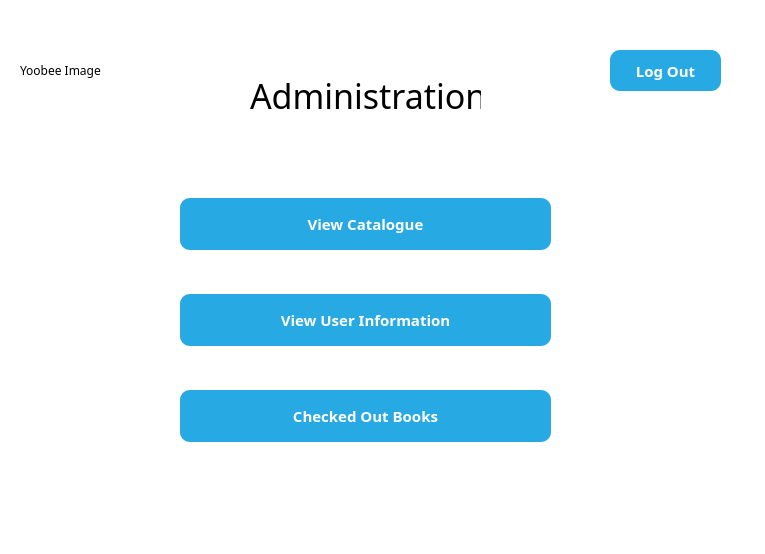
<?xml version="1.0" encoding="UTF-8"?>
<ui version="4.0">
 <class>adminhome</class>
 <widget class="QDialog" name="adminhome">
  <property name="geometry">
   <rect>
    <x>0</x>
    <y>0</y>
    <width>765</width>
    <height>554</height>
   </rect>
  </property>
  <property name="windowTitle">
   <string>Yoobee Library System | Admin | Home</string>
  </property>
  <property name="windowIcon">
   <iconset>
    <normalon>:/images/favicon.ico</normalon>
   </iconset>
  </property>
  <property name="styleSheet">
   <string notr="true"/>
  </property>
  <widget class="QFrame" name="gridFrame_2">
   <property name="geometry">
    <rect>
     <x>0</x>
     <y>0</y>
     <width>801</width>
     <height>561</height>
    </rect>
   </property>
   <property name="styleSheet">
    <string notr="true">*{
background: rgb(255, 255, 255);
fontsize: 15px;
font-family: Century Gothic, sans-serif;
}

QFrame{
border: solid 10px rgba(0, 0, 0);
}

QLineEdit{
color: #8d98a1;
background-color: #d3d3d3;
font-size: 18px;
border-style: outset;
border-radius: 10px;
}
QPushButton{
background: #ced1d8;
border-style: outset;
border-radius: 5px;
}
QPushButton:pressed{
background-color: rgb(77, 77, 77);
border-style: inset;
}
</string>
   </property>
   <widget class="QWidget" name="verticalLayoutWidget">
    <property name="geometry">
     <rect>
      <x>180</x>
      <y>160</y>
      <width>371</width>
      <height>321</height>
     </rect>
    </property>
    <layout class="QVBoxLayout" name="verticalLayout">
     <item>
      <widget class="QPushButton" name="admin_catalogue_btn">
       <property name="styleSheet">
        <string notr="true">*{
font-family: Century Gothic, sans-serif;
font-size: 15px;
}

QPushButton{
color: white;
padding: 15px;
background: #27a9e3;
border-style: outset;
border-radius: 10px;
font: bold;
}
QPushButton::pressed{
background-color: rgb(216, 150, 90);
border-style: inset;
}

QPushButton::hover {
background-color: #59c7f7;
}
</string>
       </property>
       <property name="text">
        <string>View Catalogue</string>
       </property>
      </widget>
     </item>
     <item>
      <widget class="QPushButton" name="admin_user_btn">
       <property name="styleSheet">
        <string notr="true">*{
font-family: Century Gothic, sans-serif;
font-size: 15px;
}

QPushButton{
color: white;
padding: 15px;
background: #27a9e3;
border-style: outset;
border-radius: 10px;
font: bold;
}
QPushButton::pressed{
background-color: rgb(216, 150, 90);
border-style: inset;
}

QPushButton::hover {
background-color: #59c7f7;
}
</string>
       </property>
       <property name="text">
        <string>View User Information</string>
       </property>
      </widget>
     </item>
     <item>
      <widget class="QPushButton" name="admin_system_btn">
       <property name="styleSheet">
        <string notr="true">*{
font-family: Century Gothic, sans-serif;
font-size: 15px;
}

QPushButton{
color: white;
padding: 15px;
background: #27a9e3;
border-style: outset;
border-radius: 10px;
font: bold;
}
QPushButton::pressed{
background-color: rgb(216, 150, 90);
border-style: inset;
}

QPushButton::hover {
background-color: #59c7f7;
}
</string>
       </property>
       <property name="text">
        <string>Checked Out Books</string>
       </property>
      </widget>
     </item>
    </layout>
   </widget>
   <widget class="QLabel" name="label">
    <property name="geometry">
     <rect>
      <x>250</x>
      <y>60</y>
      <width>231</width>
      <height>71</height>
     </rect>
    </property>
    <property name="styleSheet">
     <string notr="true">

font: 34px;

</string>
    </property>
    <property name="text">
     <string>Administration</string>
    </property>
   </widget>
   <widget class="QPushButton" name="logout">
    <property name="geometry">
     <rect>
      <x>610</x>
      <y>50</y>
      <width>111</width>
      <height>41</height>
     </rect>
    </property>
    <property name="styleSheet">
     <string notr="true">*{
font-family: Century Gothic, sans-serif;
font-size: 15px;
}

QPushButton{
color: white;
padding: 10px;
background: #27a9e3;
border-style: outset;
border-radius: 10px;
font: bold;
}
QPushButton::pressed{
background-color: rgb(216, 150, 90);
border-style: inset;
}

QPushButton::hover {
background-color: #59c7f7;
}
</string>
    </property>
    <property name="text">
     <string>Log Out</string>
    </property>
   </widget>
   <widget class="QLabel" name="img">
    <property name="geometry">
     <rect>
      <x>20</x>
      <y>20</y>
      <width>191</width>
      <height>101</height>
     </rect>
    </property>
    <property name="text">
     <string>Yoobee Image</string>
    </property>
   </widget>
  </widget>
 </widget>
 <resources/>
 <connections/>
</ui>
